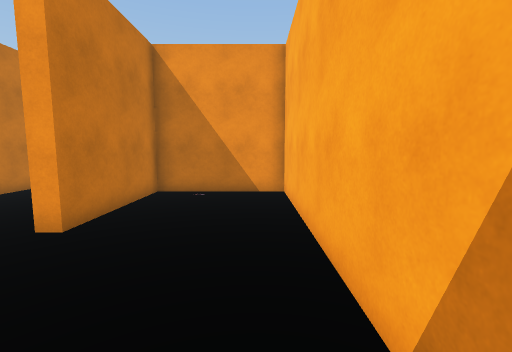
view 1 (above)

19 first-person views from a walk through a 3-D level made in the Unity game engine. The camera is 1.5 m above the floor, tilts 6° down and sees 90° across. The floor is counted in squares, 1 m on a side. Each view is taken from the middle of a square. On the plan, view 1 faces up. The plan holds only what a view shows up to about 13 squares ahead; the rest is blank. The place goes on beyond the plan. The player character is not drawn. Some animated figures are not drawn.

view 2
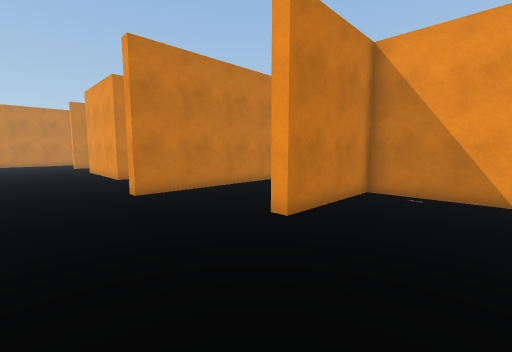

view 3
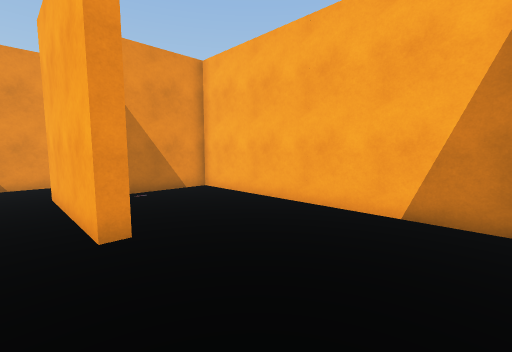

view 4
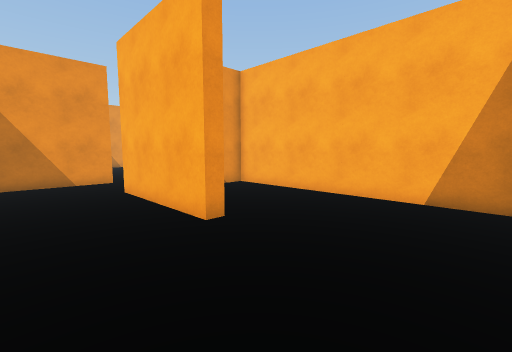

view 5
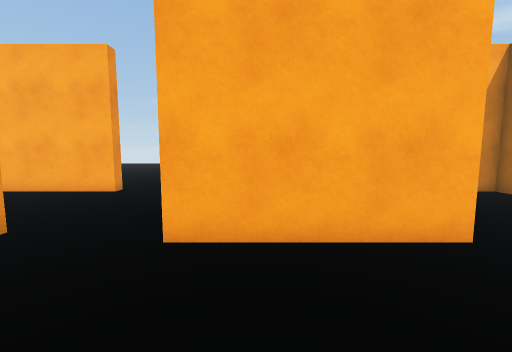

view 6
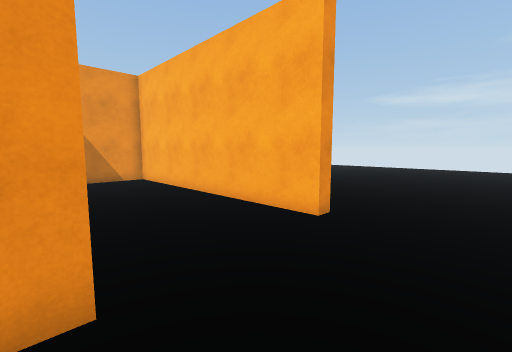

view 7
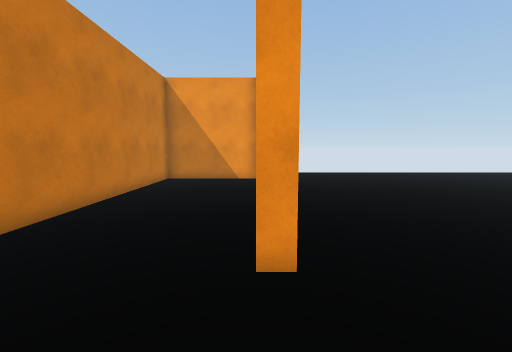

view 8
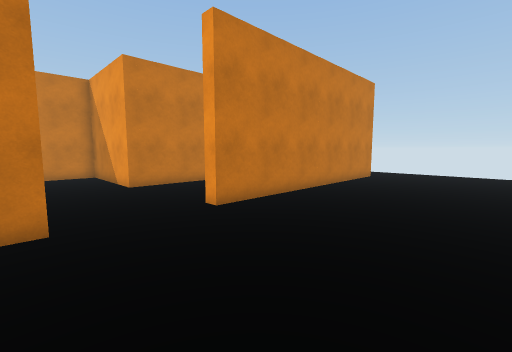

view 9
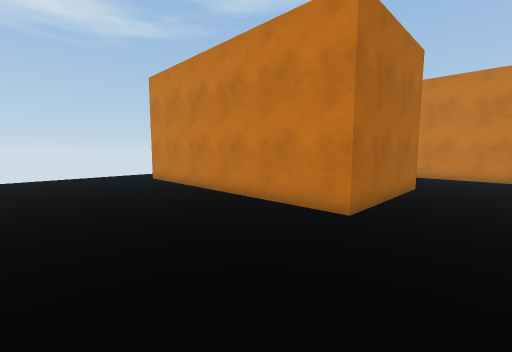

view 10
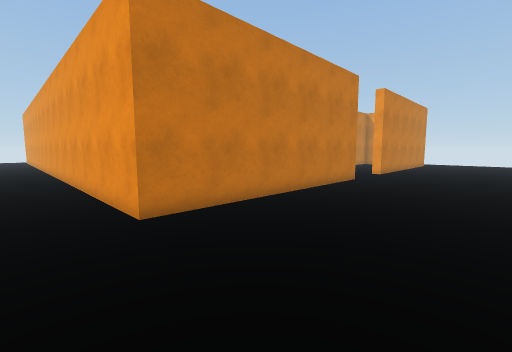

view 11
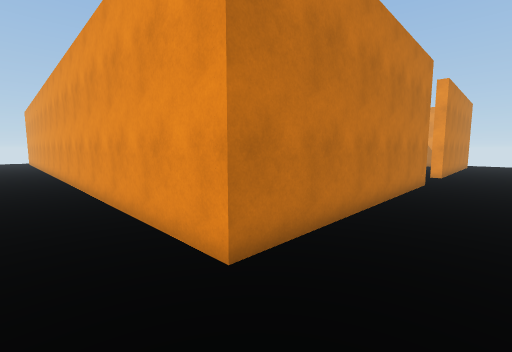

view 12
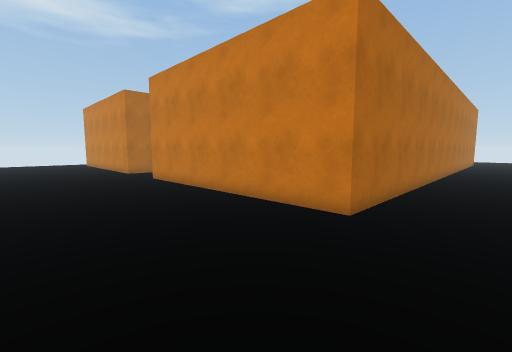

view 13
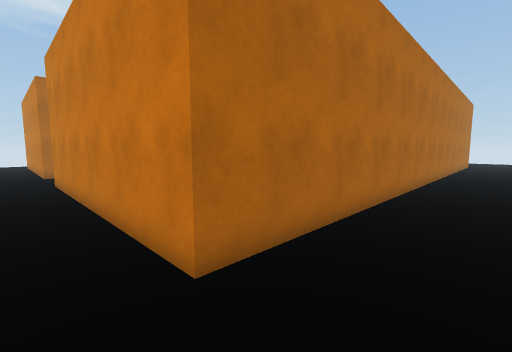

view 14
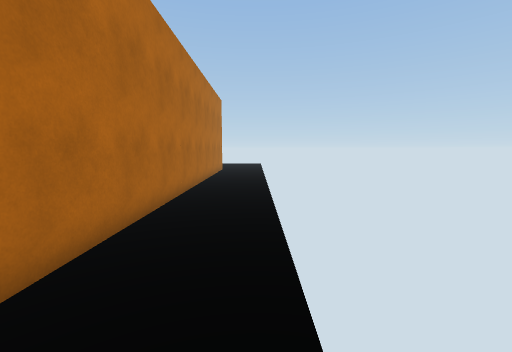

view 15
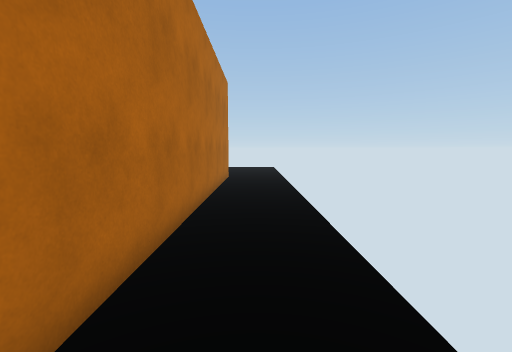

view 16
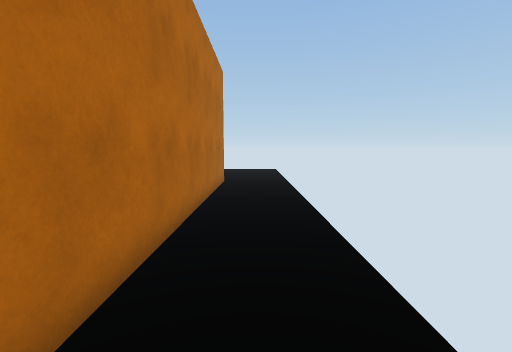

view 17
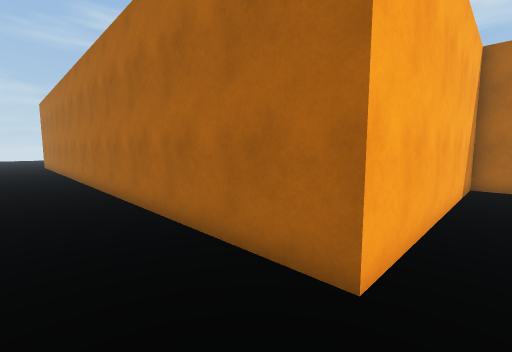

view 18
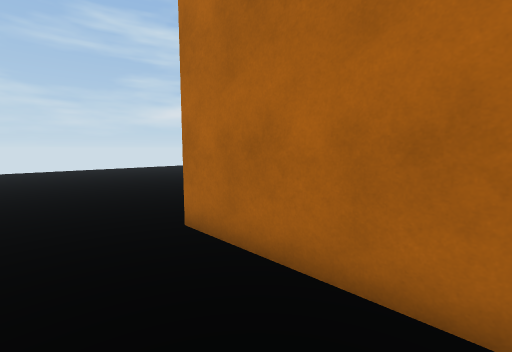

view 19
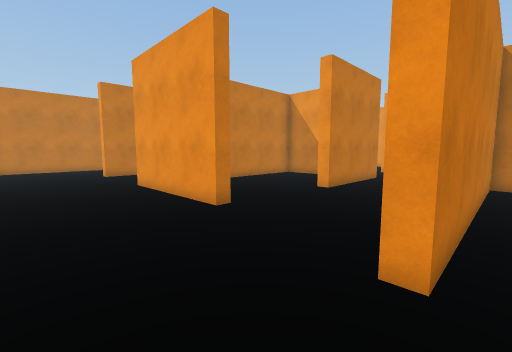

### Floor plan
Points are (right, up) in squares from view 1. A wall is a line through its corners. A room is listed if a view was taken in it or the views show most of it. See-through windows are left out.
Room 1 (views 1, 2, 3, 4, 5, 6, 7, 8, 9, 10, 11, 12, 13, 14, 15, 16, 17, 18, 19)
walls: (-13, 13.5) (-13, 9) (-13.5, 9); (-13.5, 4.6) (-13.5, 4) (-19, 4); (1, -0.5) (1, 9) (-3.5, 9) (-3.5, 4.5) (-4, 4.5) (-4, 9.5) (1.5, 9.5) (1.5, -1) (-12.5, -1); (-25.1, 14) (-24, 14) (-24, 23.5) (1.5, 23.5) (1.5, 13) (1, 13) (1, 23) (-3.5, 23) (-3.5, 12.5) (-8.5, 12.5) (-8.5, 3) (-9, 3)

Where each view was taken, in squares from view 1:
view 1: 0 up, 0 right, facing up
view 2: 0 up, 0 right, facing up-left
view 3: 0 up, 5 left, facing up-right
view 4: 0 up, 7 left, facing up-right
view 5: 8 up, 8 left, facing right
view 6: 10 up, 4 left, facing up-right
view 7: 10 up, 1 right, facing up
view 8: 9 up, 7 right, facing up-left
view 9: 12 up, 7 right, facing down-left
view 10: 3 down, 7 right, facing up-left
view 11: 3 down, 4 right, facing up-left
view 12: 26 up, 7 right, facing down-left
view 13: 26 up, 3 right, facing down-left
view 14: 26 up, 5 left, facing left
view 15: 25 up, 10 left, facing left
view 16: 25 up, 12 left, facing left
view 17: 26 up, 25 left, facing down-right
view 18: 26 up, 3 left, facing down-right
view 19: 0 up, 8 left, facing up-left
